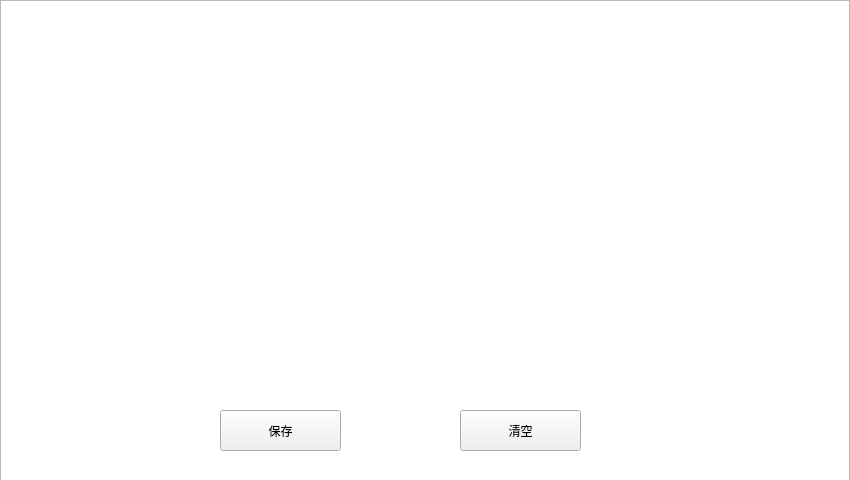
<?xml version="1.0" encoding="UTF-8"?>
<ui version="4.0">
 <class>MySchedule</class>
 <widget class="QWidget" name="MySchedule">
  <property name="geometry">
   <rect>
    <x>0</x>
    <y>0</y>
    <width>850</width>
    <height>480</height>
   </rect>
  </property>
  <property name="windowTitle">
   <string>Form</string>
  </property>
  <widget class="QTableWidget" name="tableWidget">
   <property name="geometry">
    <rect>
     <x>0</x>
     <y>0</y>
     <width>850</width>
     <height>481</height>
    </rect>
   </property>
  </widget>
  <widget class="QPushButton" name="pushButton">
   <property name="geometry">
    <rect>
     <x>220</x>
     <y>410</y>
     <width>121</width>
     <height>41</height>
    </rect>
   </property>
   <property name="text">
    <string>保存</string>
   </property>
  </widget>
  <widget class="QPushButton" name="pushButton_2">
   <property name="geometry">
    <rect>
     <x>460</x>
     <y>410</y>
     <width>121</width>
     <height>41</height>
    </rect>
   </property>
   <property name="text">
    <string>清空</string>
   </property>
  </widget>
 </widget>
 <resources/>
 <connections/>
</ui>
